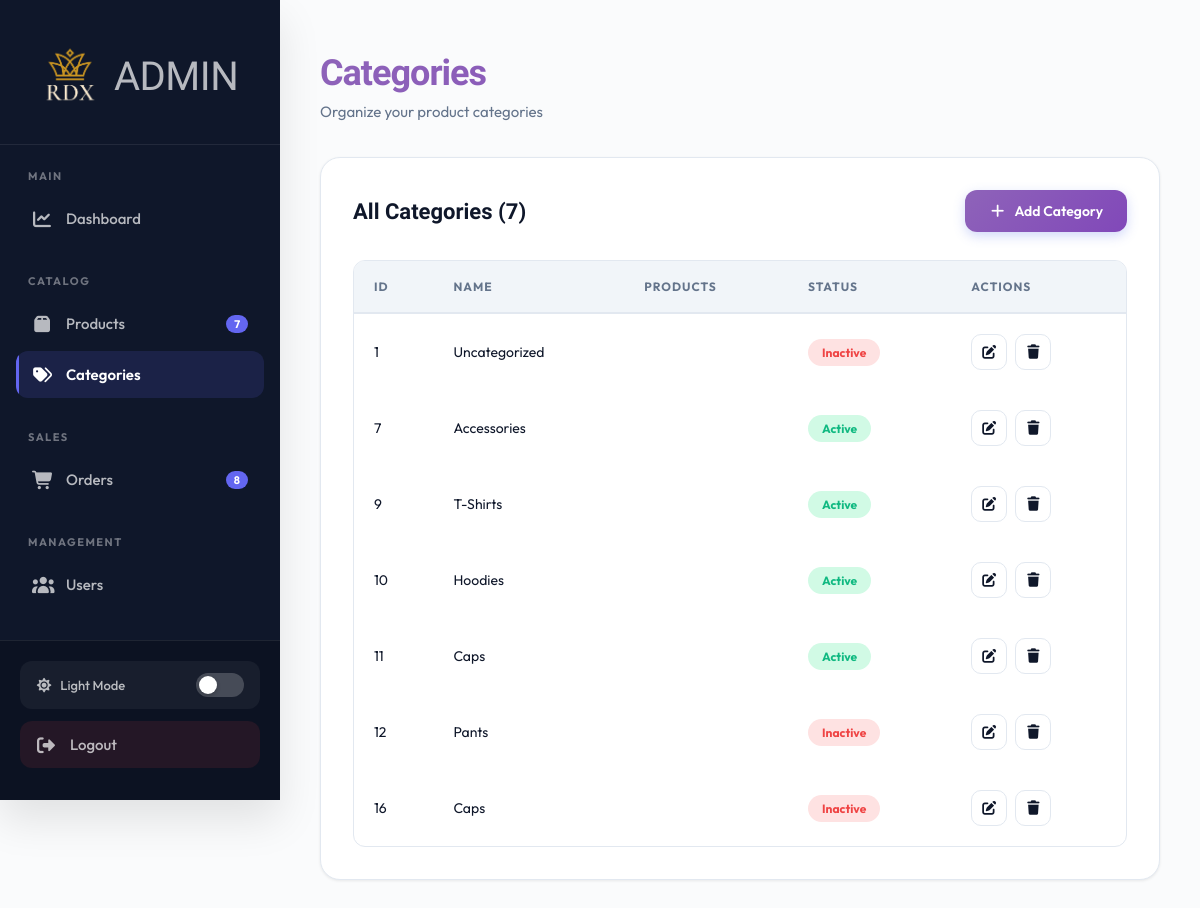
The app's page /admin/categories.php (signed in) with its own data.
### tables this page shows
CREATE TABLE `categories` (
  `id` int(11) NOT NULL,
  `name` varchar(100) NOT NULL,
  `status` enum('active','inactive') DEFAULT 'active'
);

### admin/categories.php (the view, shortened to what this page needs)
<?php
require_once __DIR__ . '/../includes/init.php';
require_once __DIR__ . '/../includes/admin_header.php';
?>
<body>
    <?php require_once __DIR__ . '/../includes/admin_nav.php';
    ?>
<div class="main-content">
    <div class="page-header">
        <h1>Categories</h1>
        <p class="page-subtitle">Organize your product categories</p>
    </div>
    <div class="container">
         <div class="container-header">
            <h2 class="container-title">All Categories (<?= $countValue; ?>)</h2>
            <a href="add-category.php" class="btn btn-primary"><i class="fas fa-plus"></i>
            Add Category
            </a>
         </div>
        <div class="table-wrapper">
            <table>
                <thead>
                    <tr>
                        <th>ID</th>
                        <th>Name</th>
                        <th>Products</th>
                        <th>Status</th>
                        <th>Actions</th>
                    </tr>
                </thead>
                <?php
                    $sql = "SELECT * FROM categories";
                    $result = mysqli_query($conn,$sql);
                    while ($row = mysqli_fetch_assoc($result)) {
                ?>
                <tbody>
                    <tr>
                        <td>
                            <?php echo $row['id']; ?>
                        </td>
                        <td>
                            <?php echo $row['name']; ?>
                        </td>
                        <td>
                        </td>
                        <td>
                            <?php if ($row['status'] === 'active') { ?>
                            <span class="badge active">Active</span>
                            <?php } else { ?>
                            <span class="badge inactive">Inactive</span>
                            <?php } ?>
                        </td>
                        <td class="actions">
                        <a href="edit-category.php?id=<?php echo $row['id']; ?>" class="icon-btn">
                            <i class="fa fa-edit"></i>
                        </a>
                        <a href="delete-category.php?id=<?php echo $row['id']; ?>" class="icon-btn delete" onclick="return confirm ('Are your sure you want to delete category ')">
                            <i class="fa fa-trash"></i>
                        </a>
                        </td>
                        <?php
                            }
                        ?>
                    </tr>
                </tbody>
            </table>
        </div>
    </div>
</div>
    <?php require_once __DIR__ . '/../includes/admin_footer.php'; ?>

### css/admin.css (style rules this page uses)
:root { --bg-primary: #fafbfc; --bg-secondary: #ffffff; --bg-sidebar: #0f172a; --bg-hover: #f1f5f9; --text-primary: #0f172a; --text-secondary: #64748b; --text-sidebar: #e2e8f0; --border-color: #e2e8f0; --shadow: 0 1px 3px rgba(0, 0, 0, 0.08); --shadow-md: 0 4px 6px rgba(0, 0, 0, 0.07); --shadow-lg: 0 10px 25px rgba(0, 0, 0, 0.08); --shadow-xl: 0 20px 40px rgba(0, 0, 0, 0.1); --accent: #6366f1; --accent-hover: #4f46e5; --accent-light: #eef2ff; --success: #10b981; --success-light: #d1fae5; --error: #ef4444; --error-light: #fee2e2; --warning: #f59e0b; --warning-light: #fef3c7; --info: #3b82f6; --info-light: #dbeafe; --gradient: linear-gradient(135deg, #8e63b9 0%, #8148b9 100%); }
* { margin: 0px; padding: 0px; box-sizing: border-box; }
body { font-family: 'Outfit', -apple-system, BlinkMacSystemFont, sans-serif; background: var(--bg-primary); color: var(--text-primary); transition: background 0.4s ease, color 0.4s ease; overflow-x: hidden; }
.main-content { margin-left: 280px; min-height: 100vh; padding: 32px 40px; transition: margin-left 0.3s ease; }
.page-header { margin-bottom: 36px; animation: fadeInDown 0.6s ease; }
.page-header h1 { font-size: 36px; font-weight: 800; margin-bottom: 8px; font-family: 'Sora', sans-serif; letter-spacing: -1px; background: var(--gradient); -webkit-background-clip: text; -webkit-text-fill-color: transparent; background-clip: text; }
.page-subtitle { color: var(--text-secondary); font-size: 15px; font-weight: 400; }
.container { background: var(--bg-secondary); padding: 32px; border-radius: 20px; box-shadow: var(--shadow); border: 1px solid var(--border-color); margin-bottom: 24px; animation: fadeInUp 0.6s ease 0.3s both; }
.container-header { display: flex; justify-content: space-between; align-items: center; margin-bottom: 28px; flex-wrap: wrap; gap: 16px; }
.container-title { font-size: 22px; font-weight: 700; color: var(--text-primary); font-family: 'Sora', sans-serif; }
.table-wrapper { overflow-x: auto; border-radius: 12px; border: 1px solid var(--border-color); }
table { width: 100%; border-collapse: separate; border-spacing: 0; }
thead { background: var(--bg-hover); }
th { padding: 18px 20px; text-align: left; font-weight: 700; font-size: 12px; text-transform: uppercase; letter-spacing: 1px; color: var(--text-secondary); border-bottom: 2px solid var(--border-color); white-space: nowrap; }
td { padding: 20px; border-bottom: 1px solid var(--border-color); font-size: 14px; color: var(--text-primary); user-select: none; }
tbody tr { transition: all 0.2s ease; }
tbody tr:last-child td { border-bottom: none; }
.badge { display: inline-flex; align-items: center; gap: 6px; padding: 6px 14px; border-radius: 20px; font-size: 12px; font-weight: 700; white-space: nowrap; }
.badge.active { background: var(--success-light); color: var(--success); }
.badge.active::before { background: var(--success); }
.badge.inactive { background: var(--error-light); color: var(--error); }
.badge.inactive::before { background: var(--error); }
.actions { display: flex; gap: 8px; align-items: center; }
.icon-btn { display: inline-flex; align-items: center; justify-content: center; width: 36px; height: 36px; border-radius: 10px; border: 1px solid var(--border-color); background: var(--bg-secondary); color: var(--text-primary); cursor: pointer; transition: all 0.2s ease; text-decoration: none; }
.btn { display: inline-flex; align-items: center; gap: 8px; padding: 12px 24px; border-radius: 12px; font-size: 14px; font-weight: 600; border: none; cursor: pointer; transition: all 0.2s cubic-bezier(0.4, 0, 0.2, 1); text-decoration: none; white-space: nowrap; }
.btn-primary { background: var(--gradient); color: white; box-shadow: 0 4px 12px rgba(102, 126, 234, 0.3); }

### records on screen
categories: id "1", name "Uncategorized", status "Inactive"
categories: id "7", name "Accessories", status "Active"
categories: id "9", name "T-Shirts", status "Active"
categories: id "10", name "Hoodies", status "Active"
categories: id "11", name "Caps", status "Active"
categories: id "12", name "Pants", status "Inactive"
categories: id "16", name "Caps", status "Inactive"

### other values on screen
$countValue "7"
